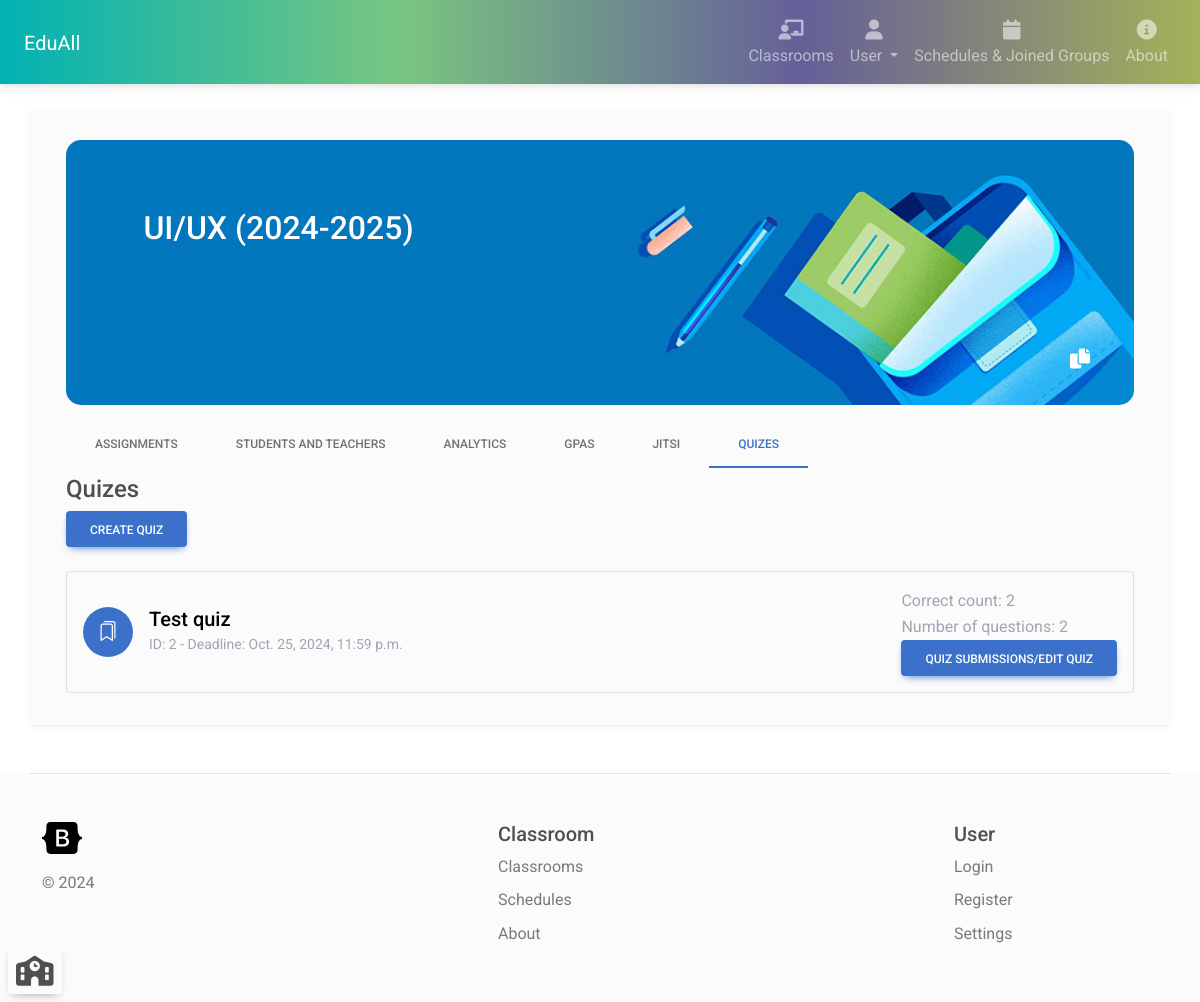
Screenshot of /classroom/1/quiz (signed in) with the database file from the repository.
### classroom_manager/models.py (models this page shows, shortened)
class Classroom(models.Model):
    name = models.CharField(max_length=200)
    teachers = models.ManyToManyField(User, related_name="classroom_teacher")
    students = models.ManyToManyField(User, related_name="classroom_student")
    description = models.CharField(max_length=3000)
    background = models.CharField(max_length=200, default=get_random_class_image)

class Quiz(models.Model):
    title = models.CharField(max_length=200)
    description = models.CharField(max_length=3000)
    classroom = models.ForeignKey(Classroom, on_delete=models.CASCADE)
    deadline = models.DateTimeField(null=True)

class QuizSubmission(models.Model):
    student = models.ForeignKey(User, on_delete=models.CASCADE)
    quiz = models.ForeignKey(Quiz, on_delete=models.CASCADE)
    submissionDate = models.DateTimeField(auto_now_add=True)
    correctCount = models.IntegerField(default=0)

### classroom_manager/views.py (the view, shortened to what this page needs)
# urls.py: path('classroom/<int:classroomId>/quiz', views.quizPage, name="quiz_page"),
@login_required(login_url='login')
def quizPage(request: HttpRequest, classroomId: int):
    if request.method == 'GET':
        classroom = Classroom.objects.filter(id=classroomId).first()
        if classroom == None:
            return render(request, '404page.html')
        if not isTeacher(request.user.id, classroomId):
            return render(request, '403page.html')
        quizes = Quiz.objects.filter(classroom=classroom).all()
        for i in range(len(quizes)):
            quizes[i].questionCount = QuizQuestion.objects.filter(quiz=quizes[i]).count()
            quizes[i].yourSubmission = QuizSubmission.objects.filter(quiz=quizes[i], student=request.user).first()
        isCurrentUserTeacher = isTeacher(request.user.id, classroomId)
        context = {'classroom': classroom, 'quizes': quizes, 'isTeacher': isCurrentUserTeacher}
        return render(request, 'quiz_page.html', context)

### classroom_manager/views.py (called while the page is built)
def isTeacher(userId, classroomId):
    user = User.objects.filter(id=userId).first()
    classroom = Classroom.objects.filter(id=classroomId, teachers__id__contains=userId).first()
    if user == None or classroom == None:
        return False
    return True

### classroom_manager/templates/quiz_page.html (shortened to what this page needs)
{% extends 'navbar.html' %}
{% block content %}
{% load static %}
    <div class="container">
        <div style="width: 100%;" class="mt-3 position-relative">
            <img style="width: 100%; border-radius: 15px;"  src="{% static classroom.background %}"/ >
            <div style="padding: 1rem 1.5rem; top: 20%; left: 5%; width: 85%; color: white;" class="position-absolute">
                <h2 style="text-overflow: ellipsis; overflow: hidden; display: block; whitespace: no-wrap;">{{ classroom.name }}</h2>
            </div>
            <div style="left: 94%; top: 78%; position: absolute;">
                <div type="button" style="background-color: #00000000" class="rounded-circle" data-bs-toggle="modal" data-bs-target="#cloneClassroomModal">
                    <i class="fa-solid fa-copy text-white fa-lg"></i>
                </div>
            </div>
        </div>
        <ul class="nav nav-tabs mb-2 mt-3 bg-light">
            <li class="nav-item">
                <a class="nav-link" aria-current="page" href="{% url 'classroom_details' classroom.id %}">Assignments</a>
            </li>
            <li class="nav-item">
                <a class="nav-link" href="{% url 'classroom_details_users' classroom.id %}">Students and teachers</a>
            </li>
            {% if isTeacher %}
            <li class="nav-item">
                <a class="nav-link" href="{% url 'classroom_analytics' classroom.id %}">Analytics</a>
            </li>
            {% endif %}
            <li class="nav-item">
                <a class="nav-link" href="{% url 'gpa_by_classroom_id' classroom.id %}">GPAs</a>
            </li>
            <li class="nav-item">
                <a class="nav-link" aria-current="page" href="{% url 'classroom_jitsi' classroom.id %}">Jitsi</a>
            </li>
            <li class="nav-item">
                <a class="nav-link active bg-light" aria-current="page" href="#">Quizes</a>
            </li>
        </ul>
        <div>
            <h4>Quizes</h4>
            {% if isTeacher %}
            <button class="btn btn-primary mb-4" data-bs-toggle="modal" data-bs-target="#quizCreateModal">Create Quiz</button>
            {% endif %}
            {% for quiz in quizes %}
            <div class="border rounded p-3 mb-3">
                <div class="d-flex align-items-center">
                    <div class="bg-primary rounded-circle me-2" style="width: 50px; height: 50px; position: relative;">
                        <i class="bi bi-bookmarks text-white" style="font-size: 20px; position: absolute; top: 50%; left: 50%; transform: translate(-50%, -50%);"></i>
                    </div>
                    <div class="ms-2">
                        <h5 class="text-black m-auto"><a href="{% url 'answer_quiz' quiz.id %}" class="text-black">{{ quiz.title }}</a></h5>
                        <p class="text-secondary m-auto"><small>ID: {{ quiz.id }} - Deadline: {{ quiz.deadline }}</small></p>
                    </div>
                    {% if quiz.yourSubmission %}
                    <div class="ms-2 ms-auto">
                        <p class="text-secondary m-auto">Correct count: {{ quiz.yourSubmission.correctCount }}</p>
                        <p class="text-secondary m-auto">Number of questions: {{ quiz.questionCount }}</p>
                        {% if isTeacher %}
                            <a href="{% url 'quiz_details' quiz.id %}" class="btn btn-primary">Quiz submissions/Edit quiz</a>
                        {% endif %}
                    </div>
                    {% endif %}
                </div>
            </div>
            {% endfor %}
        </div>
    </div>
{% endblock %}

### classroom_manager/static/css/variables.css (style rules this page uses)
:root { --primary: #155bd5; --primary-dark: #1c3ab6; --primary-light: #e2f1ff; --accent: #00d4d7; --accent-dark: #00bac1; --accent-light: #dff9f8; --success: #13d527; --success-dark: #00ae11; --success-light: #eafbe7; --secondary: #8f15d5; --secondary-dark: #6013c7; --secondary-light: #f4e5fa; --info: #15b2d5; --info-dark: #0f8ca8; --info-light: #e0f5fa; --caution: #dbbb25; --caution-dark: #d58f15; --caution-light: #fbf9e4; --error: #e6185e; --error-dark: #bf1257; --error-light: #fce4eb; --black: #1d1d1d; --dark-1: #2d2d2d; --dark-2: #4d4d4d; --dark-3: #6d6d6d; --gray-1: #8d8d8d; --gray-2: #adadad; --gray-3: #cdcdcd; --gray-4: #e0e0e0; --light-1: #efefef; --light-2: #f5f5f5; --light-3: #fafafa; --white: #ffffff; --gradient-1: linear-gradient(180deg, #155bd5 0%, #1c3ab6 100%); --gradient-2: linear-gradient(180deg, #155bd5 13.02%, #00d4d7 85.42%); --gradient-3: linear-gradient(180deg, #155bd5 0%, #8f15d5 100%); --gradient-4: linear-gradient(180deg, #155bd5 0%, #13d527 100%); --gradient-5: linear-gradient(180deg, #155bd5 0%, #15bbd5 100%); --gradient-6: linear-gradient(180deg, #155bd5 0%, #dbbb25 100%); --gradient-7: linear-gradient(180deg, #155bd5 0%, #e6185e 100%); --gradient-8: linear-gradient(180deg, #1c3ab6 0%, #00bac1 100%); --gradient-9: linear-gradient(180deg, #00d4d7 13.02%, #155bd5 85.42%); --shadow-1: 0px 0px 1px rgba(40, 41, 61, 0.08), 0px 0.5px 2px rgba(96, 97, 112, 0.16); --shadow-2: 0px 0px 1px rgba(40, 41, 61, 0.04), 0px 2px 4px rgba(96, 97, 112, 0.16); --shadow-3: 0px 0px 2px rgba(40, 41, 61, 0.04), 0px 4px 8px rgba(96, 97, 112, 0.16); --shadow-4: 0px 2px 4px rgba(40, 41, 61, 0.04), 0px 8px 16px rgba(96, 97, 112, 0.16); --shadow-5: 0px 2px 8px rgba(40, 41, 61, 0.04), 0px 16px 24px rgba(96, 97, 112, 0.16); --shadow-6: 0px 2px 8px rgba(40, 41, 61, 0.08), 0px 20px 32px rgba(96, 97, 112, 0.24); }

### rows the page displays
Classroom: background (picture), name "UI/UX (2024-2025)"
Quiz: title "Test quiz", id "2", deadline "Oct. 25, 2024, 11:59 p.m.", yourSubmission.correctCount "2", questionCount "2"
